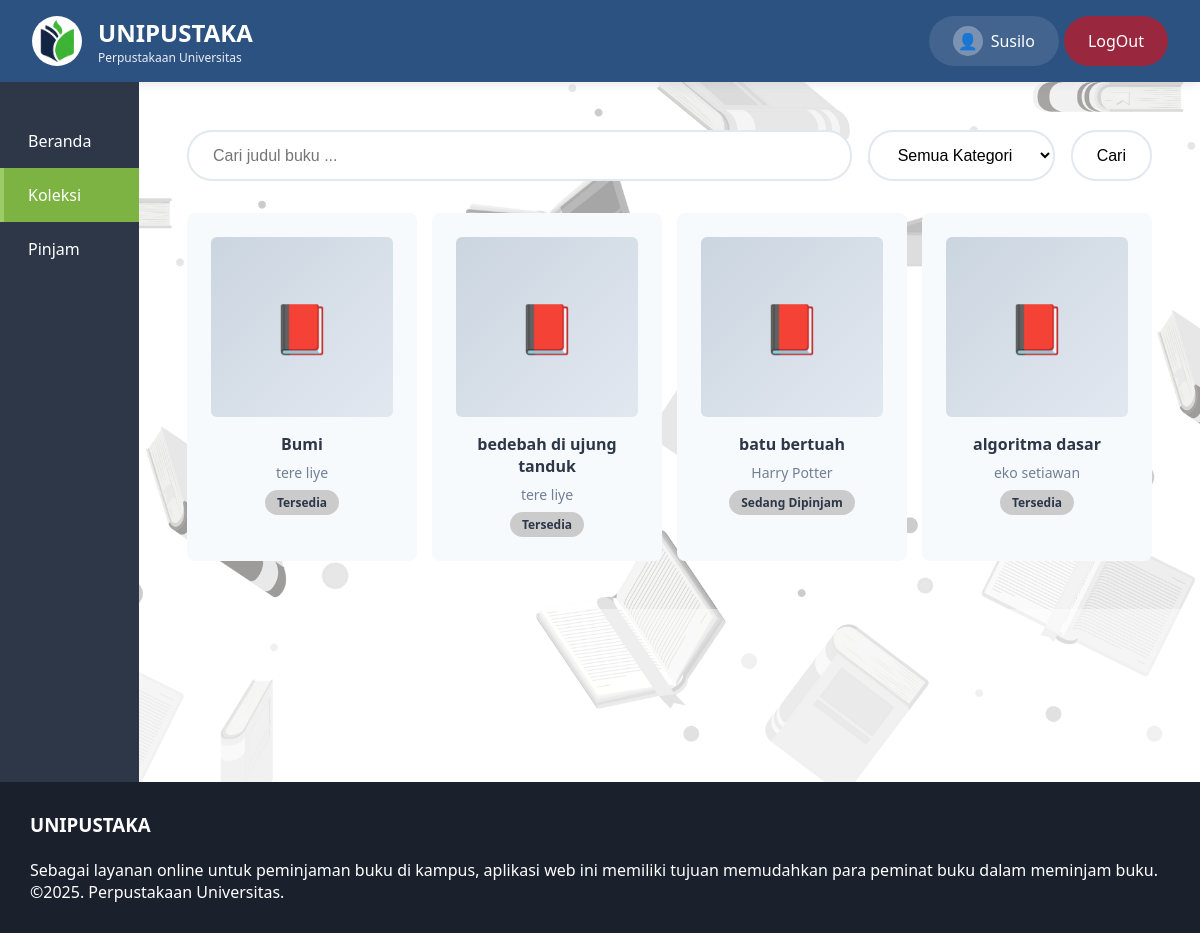
The app's page /?page=koleksi (signed in) with its own data.
### tables this page shows
CREATE TABLE `pemustaka` (
  `idPemustaka` int(11) NOT NULL,
  `namaDepan` varchar(50) NOT NULL,
  `noIndukPemustaka` decimal(20,0) NOT NULL,
  `namaBelakang` varchar(50) NOT NULL,
  `alamatPemustaka` longtext NOT NULL,
  `noTlpnPemustaka` decimal(15,0) NOT NULL,
  `emailPemustaka` varchar(50) NOT NULL,
  `passwordPemustaka` varchar(255) NOT NULL
);

CREATE TABLE `buku` (
  `idBuku` int(11) NOT NULL,
  `judulBuku` varchar(50) NOT NULL,
  `tahunTerbit` year(4) NOT NULL,
  `halaman` decimal(10,0) NOT NULL,
  `penerbit` varchar(50) NOT NULL,
  `bahasa` varchar(50) NOT NULL,
  `deskripsi` longtext NOT NULL,
  `kategoriBuku` enum('Karya Umum','Ilmu Komputer','Agama','Ilmu Sosial','Sejarah','Seni') NOT NULL,
  `statusBuku` enum('Tersedia','Sedang Dipinjam','','') NOT NULL,
  `penulis` varchar(50) NOT NULL
);

### database.php (called while the page is built, shortened)
<?php
 require_once(BASE_PATH . '/conn.php');
function getAllBuku(){
    global $DBH;
    $stmt = $DBH->prepare("SELECT * FROM buku");
    $stmt->execute();
    return $stmt->fetchAll();
}
function ambilpemustaka($idPemustaka){
    global $DBH;
    $stmt = $DBH->prepare("SELECT * FROM pemustaka WHERE idPemustaka = :idPemustaka");
    $stmt->bindParam(':idPemustaka', $idPemustaka, PDO::PARAM_INT);
    $stmt->execute();
    return $stmt->fetch();
}
 ?>

### pemustaka/koleksi.php (the view, shortened to what this page needs)
<?php
require_once(BASE_PATH . '/database.php');
$bukuList = getAllBuku();
$bukucari = caribuku();
$value = "";
$kategori = "";
?>
<div class="page-content">
    <form method="GET" class="search-bar">
        <input type="text" name="search-input" class="search-input" value="<?= $value?>" placeholder="Cari judul buku ...">
        <select name="kategori" class="filter-select" >
            <option value="" <?php if($kategori == ""){echo "selected";}?>>Semua Kategori</option>
        </select>
        <button class="cari" name="search">Cari</button>
    </form>
    <div class="books-koleksi">
        <?php
        if(isset($_GET['search'])) {
            foreach ($bukucari as $caribuku):?>
            <?php if($caribuku['kategoriBuku'] == $kategori || $kategori == ""):?>
                <div class="book-card">
                    <div class="book-cover">📕</div>
                    <div class="book-title"><?= $caribuku['judulBuku']?></div>
                    <div class="book-author"><?= $caribuku['penulis']?></div>
                    <span class="book-status"><?= $caribuku['statusBuku']?></span>
                </div>
            <?php endif; ?>
                <?php endforeach;
            } else {
                foreach ($bukuList as $koleksibuku):?>
                    <div class="book-card">
                        <div class="book-cover">📕</div>
                        <div class="book-title"><?= $koleksibuku['judulBuku']?></div>
                        <div class="book-author"><?= $koleksibuku['penulis']?></div>
                        <span class="book-status status-available"><?= $koleksibuku['statusBuku']?></span>
                    </div>
                    <?php endforeach;
            }
        ?>
    </div>
</div>

### index.php (shortened to what this page needs)
<?php
$page = isset($_GET['page']) ? $_GET['page'] : 'beranda';
require_once('./database.php');
?>
<!DOCTYPE html>
<html lang="id">
<head>
    <link rel="stylesheet" href="./assets/style.css">
</head>
<body>
    <?php include BASE_PATH . '/components/header.php'; ?>
    <div class="main">
        <?php include BASE_PATH . '/components/sidebar.php'; ?>
        <div class="main-content">
            <?php
            switch($page) {
                case 'koleksi':
                    include './pemustaka/koleksi.php';
                    break;
            }
            ?>
        </div>
    </div>
    <?php include BASE_PATH . '/components/footer.php'; ?>
</body>
</html>

### components/header.php (shortened to what this page needs)
<?php
require_once(BASE_PATH . '/database.php');
$pemustaka = ambilpemustaka($_SESSION['id']);
?>
<div class="header">
        <div class="logo-section">
            <div class="logo"><img src="./assets/LOGO1.png" alt="logo"></div>
            <div class="logo-text">
                <h1>UNIPUSTAKA</h1>
                <p>Perpustakaan Universitas</p>
            </div>
        </div>
        <a href=<?= BASE_URL . '/pemustaka/editProfil.php' ?>>
            <div class="profile-btn">
                <div class="profile-icon">👤</div>
                <span><?= $pemustaka['namaDepan']?></span>
            </div>
        </a>
        <a href="logout.php">
        <div class="logout-btn">
            <span>LogOut</span>
        </div>
        </a>
    </div>

### components/sidebar.php
<div class="sidebar">
            <a href="?page=beranda" class="menu-item <?php echo $page == 'beranda' ? 'active' : ''; ?>">
                <span>Beranda</span>
            </a>
            <a href="?page=koleksi" class="menu-item <?php echo $page == 'koleksi' ? 'active' : ''; ?>">
                <span>Koleksi</span>
            </a>
            <a href="?page=pinjam" class="menu-item <?php echo $page == 'pinjam' ? 'active' : ''; ?>">
                <span>Pinjam</span>
            </a>
        </div>

### components/footer.php
<div class="footer">
        <h3>UNIPUSTAKA</h3>
        <br>
        <p>Sebagai layanan online untuk peminjaman buku di kampus, aplikasi web ini memiliki tujuan memudahkan para peminat buku dalam meminjam buku.</p>
        <p>©2025. Perpustakaan Universitas.</p>
    </div>

### assets/style.css (style rules this page uses)
* { margin: 0; padding: 0; box-sizing: border-box; }
body { font-family: 'Segoe UI', Tahoma, Geneva, Verdana, sans-serif; color: #2d3748; }
a { text-decoration: none; }
.header { background: #2c5282; color: white; padding: 1rem 2rem; display: flex; justify-content: space-between; align-items: center; box-shadow: 0 2px 10px rgba(0,0,0,0.1); gap: 5px; }
.header a { text-decoration: none; color: white; }
.logo-section { display: flex; align-items: center; gap: 1rem; }
.logo { width: 50px; height: 50px; background: white; border-radius: 50%; display: flex; align-items: center; justify-content: center; font-size: 24px; }
.logo img { width: 100%; height: 100%; object-fit: cover; border-radius: 50%; }
.logo-text h1 { font-size: 24px; font-weight: 700; }
.logo-text p { font-size: 12px; opacity: 0.9; }
.logout-btn { height: 50px; display: flex; align-items: center; gap: 0.5rem; background: rgba(255, 0, 0, 0.518); padding: 0.5rem 1.5rem; border-radius: 25px; cursor: pointer; color: white; }
.profile-btn { height: 50px; display: flex; align-items: center; gap: 0.5rem; background: rgba(255,255,255,0.1); padding: 0.5rem 1.5rem; border-radius: 25px; cursor: pointer; }
.profile-icon { width: 30px; height: 30px; background: rgba(255,255,255,0.3); border-radius: 50%; display: flex; align-items: center; justify-content: center; }
.main { display: flex; min-height: calc(100vh - 130px); }
.sidebar { width: 200px; background: #2d3748; color: white; padding-top: 2rem; }
.menu-item { padding: 1rem 1.5rem; display: flex; align-items: center; gap: 0.75rem; cursor: pointer; transition: background 0.3s; border-left: 4px solid transparent; text-decoration: none; color: white; }
.menu-item.active { background: #7cb342; border-left-color: #9ccc65; }
.main-content { flex: 1; min-height: 700px; background: url(background.png); }
.book-card { width: 230px; background: #f7fafc; border-radius: 8px; padding: 1.5rem; text-align: center; transition: all 0.3s; }
.book-cover { width: 100%; height: 180px; background: linear-gradient(135deg, #cbd5e0 0%, #e2e8f0 100%); border-radius: 6px; margin-bottom: 1rem; display: flex; align-items: center; justify-content: center; font-size: 48px; }
.book-title { font-weight: 600; margin-bottom: 0.5rem; }
.book-author { font-size: 0.875rem; color: #718096; }
.page-content { padding: 3rem; min-height: 500px; background: url(background.png); }
.search-bar { display: flex; gap: 1rem; margin-bottom: 2rem; }
.search-input { position: sticky; flex: 1; padding: 0.875rem 1.5rem; border: 2px solid #e2e8f0; border-radius: 25px; font-size: 1rem; outline: none; }
.cari { padding: 0.875rem 1.5rem; border: 2px solid #e2e8f0; border-radius: 25px; font-size: 1rem; outline: none; background: white; cursor: pointer; }
.filter-select { padding: 0.875rem 1.5rem; border: 2px solid #e2e8f0; border-radius: 25px; font-size: 1rem; outline: none; background: white; }
.book-status { display: inline-block; padding: 0.25rem 0.75rem; border-radius: 15px; font-size: 0.75rem; font-weight: 600; margin-top: 0.5rem; background-color: rgb(203, 203, 203); }
.footer { background: #1a202c; color: white; padding: 30px; align-items: center; }
.books-koleksi { display: flex; gap: 15px; }

### records on screen
pemustaka: namaDepan "Susilo"
buku: judulBuku "Bumi", penulis "tere liye", statusBuku "Tersedia"
buku: judulBuku "bedebah di ujung tanduk", penulis "tere liye", statusBuku "Tersedia"
buku: judulBuku "batu bertuah", penulis "Harry Potter", statusBuku "Sedang Dipinjam"
buku: judulBuku "algoritma dasar", penulis "eko setiawan", statusBuku "Tersedia"
